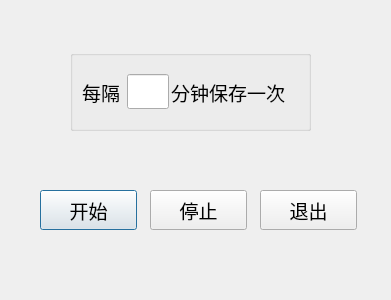
<?xml version="1.0" encoding="UTF-8"?>
<ui version="4.0">
 <class>Dialog2</class>
 <widget class="QDialog" name="Dialog2">
  <property name="geometry">
   <rect>
    <x>0</x>
    <y>0</y>
    <width>391</width>
    <height>300</height>
   </rect>
  </property>
  <property name="font">
   <font>
    <family>微软雅黑</family>
    <pointsize>14</pointsize>
   </font>
  </property>
  <property name="windowTitle">
   <string>定时保存</string>
  </property>
  <widget class="QGroupBox" name="groupBox">
   <property name="geometry">
    <rect>
     <x>70</x>
     <y>50</y>
     <width>241</width>
     <height>81</height>
    </rect>
   </property>
   <property name="title">
    <string/>
   </property>
   <layout class="QHBoxLayout" name="horizontalLayout" stretch="1,1,3">
    <property name="spacing">
     <number>2</number>
    </property>
    <item>
     <widget class="QLabel" name="label">
      <property name="text">
       <string>每隔</string>
      </property>
     </widget>
    </item>
    <item>
     <widget class="QLineEdit" name="time1">
      <property name="sizePolicy">
       <sizepolicy hsizetype="Ignored" vsizetype="Fixed">
        <horstretch>0</horstretch>
        <verstretch>0</verstretch>
       </sizepolicy>
      </property>
     </widget>
    </item>
    <item>
     <widget class="QLabel" name="label_2">
      <property name="text">
       <string>分钟保存一次</string>
      </property>
     </widget>
    </item>
   </layout>
  </widget>
  <widget class="QPushButton" name="startButton">
   <property name="geometry">
    <rect>
     <x>40</x>
     <y>190</y>
     <width>97</width>
     <height>40</height>
    </rect>
   </property>
   <property name="sizePolicy">
    <sizepolicy hsizetype="Minimum" vsizetype="Minimum">
     <horstretch>0</horstretch>
     <verstretch>0</verstretch>
    </sizepolicy>
   </property>
   <property name="text">
    <string>开始</string>
   </property>
  </widget>
  <widget class="QPushButton" name="stopButton">
   <property name="geometry">
    <rect>
     <x>150</x>
     <y>190</y>
     <width>97</width>
     <height>40</height>
    </rect>
   </property>
   <property name="sizePolicy">
    <sizepolicy hsizetype="Minimum" vsizetype="Minimum">
     <horstretch>0</horstretch>
     <verstretch>0</verstretch>
    </sizepolicy>
   </property>
   <property name="text">
    <string>停止</string>
   </property>
   <property name="autoDefault">
    <bool>false</bool>
   </property>
  </widget>
  <widget class="QPushButton" name="quitButton">
   <property name="geometry">
    <rect>
     <x>260</x>
     <y>190</y>
     <width>97</width>
     <height>40</height>
    </rect>
   </property>
   <property name="sizePolicy">
    <sizepolicy hsizetype="Minimum" vsizetype="Minimum">
     <horstretch>0</horstretch>
     <verstretch>0</verstretch>
    </sizepolicy>
   </property>
   <property name="text">
    <string>退出</string>
   </property>
   <property name="autoDefault">
    <bool>false</bool>
   </property>
  </widget>
 </widget>
 <resources/>
 <connections/>
</ui>
